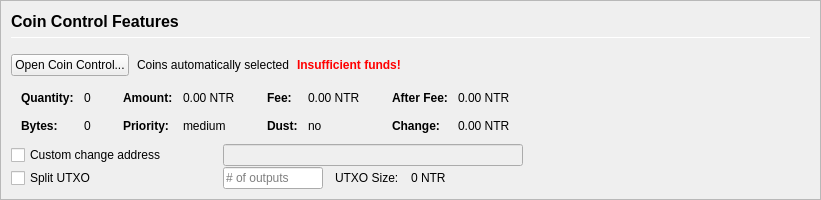
         <widget class="QFrame" name="frameCoinControl">
          <property name="sizePolicy">
           <sizepolicy hsizetype="Expanding" vsizetype="Expanding">
            <horstretch>0</horstretch>
            <verstretch>0</verstretch>
           </sizepolicy>
          </property>
          <property name="maximumSize">
           <size>
            <width>16777215</width>
            <height>16777215</height>
           </size>
          </property>
          <property name="frameShape">
           <enum>QFrame::StyledPanel</enum>
          </property>
          <property name="frameShadow">
           <enum>QFrame::Sunken</enum>
          </property>
          <layout class="QVBoxLayout" name="verticalLayoutCoinControl2">
           <property name="spacing">
            <number>0</number>
           </property>
           <property name="leftMargin">
            <number>0</number>
           </property>
           <property name="topMargin">
            <number>0</number>
           </property>
           <property name="rightMargin">
            <number>0</number>
           </property>
           <property name="bottomMargin">
            <number>0</number>
           </property>
           <item>
            <widget class="QFrame" name="frameCoinControl_BG">
             <layout class="QVBoxLayout" name="verticalLayoutCoinControl" stretch="0,0,0,0,0,0">
              <property name="spacing">
               <number>1</number>
              </property>
              <property name="leftMargin">
               <number>10</number>
              </property>
              <property name="topMargin">
               <number>10</number>
              </property>
              <item>
               <layout class="QHBoxLayout" name="horizontalLayoutCoinControl1">
                <property name="bottomMargin">
                 <number>15</number>
                </property>
                <item>
                 <layout class="QVBoxLayout" name="verticalLayout_3">
                  <property name="spacing">
                   <number>6</number>
                  </property>
                  <item>
                   <widget class="QLabel" name="labelCoinControlFeatures">
                    <property name="sizePolicy">
                     <sizepolicy hsizetype="Preferred" vsizetype="Maximum">
                      <horstretch>0</horstretch>
                      <verstretch>0</verstretch>
                     </sizepolicy>
                    </property>
                    <property name="minimumSize">
                     <size>
                      <width>0</width>
                      <height>20</height>
                     </size>
                    </property>
                    <property name="font">
                     <font>
                      <pointsize>12</pointsize>
                      <weight>75</weight>
                      <bold>true</bold>
                     </font>
                    </property>
                    <property name="styleSheet">
                     <string notr="true">font-weight:bold;</string>
                    </property>
                    <property name="text">
                     <string>Coin Control Features</string>
                    </property>
                   </widget>
                  </item>
                  <item>
                   <widget class="Line" name="line">
                    <property name="minimumSize">
                     <size>
                      <width>0</width>
                      <height>1</height>
                     </size>
                    </property>
                    <property name="maximumSize">
                     <size>
                      <width>16777215</width>
                      <height>1</height>
                     </size>
                    </property>
                    <property name="orientation">
                     <enum>Qt::Horizontal</enum>
                    </property>
                   </widget>
                  </item>
                 </layout>
                </item>
               </layout>
              </item>
              <item>
               <layout class="QHBoxLayout" name="horizontalLayoutCoinControl2" stretch="0,0,0,0">
                <property name="spacing">
                 <number>8</number>
                </property>
                <property name="bottomMargin">
                 <number>10</number>
                </property>
                <item>
                 <widget class="QPushButton" name="pushButtonCoinControl">
                  <property name="styleSheet">
                   <string notr="true"/>
                  </property>
                  <property name="text">
                   <string>Open Coin Control...</string>
                  </property>
                  <property name="autoDefault">
                   <bool>false</bool>
                  </property>
                 </widget>
                </item>
                <item>
                 <widget class="QLabel" name="labelCoinControlAutomaticallySelected">
                  <property name="text">
                   <string>Coins automatically selected</string>
                  </property>
                  <property name="margin">
                   <number>5</number>
                  </property>
                 </widget>
                </item>
                <item>
                 <widget class="QLabel" name="labelCoinControlInsuffFunds">
                  <property name="font">
                   <font>
                    <weight>75</weight>
                    <bold>true</bold>
                   </font>
                  </property>
                  <property name="styleSheet">
                   <string notr="true">color:red;font-weight:bold;</string>
                  </property>
                  <property name="text">
                   <string>Insufficient funds!</string>
                  </property>
                  <property name="margin">
                   <number>5</number>
                  </property>
                 </widget>
                </item>
                <item>
                 <spacer name="horizontalSpacerCoinControl">
                  <property name="orientation">
                   <enum>Qt::Horizontal</enum>
                  </property>
                  <property name="sizeHint" stdset="0">
                   <size>
                    <width>40</width>
                    <height>1</height>
                   </size>
                  </property>
                 </spacer>
                </item>
               </layout>
              </item>
              <item>
               <widget class="QWidget" name="widgetCoinControl" native="true">
                <property name="sizePolicy">
                 <sizepolicy hsizetype="Preferred" vsizetype="Preferred">
                  <horstretch>0</horstretch>
                  <verstretch>0</verstretch>
                 </sizepolicy>
                </property>
                <property name="minimumSize">
                 <size>
                  <width>0</width>
                  <height>0</height>
                 </size>
                </property>
                <property name="styleSheet">
                 <string notr="true"/>
                </property>
                <layout class="QHBoxLayout" name="horizontalLayoutCoinControl5">
                 <property name="leftMargin">
                  <number>0</number>
                 </property>
                 <property name="topMargin">
                  <number>0</number>
                 </property>
                 <property name="rightMargin">
                  <number>0</number>
                 </property>
                 <property name="bottomMargin">
                  <number>0</number>
                 </property>
                 <item>
                  <layout class="QHBoxLayout" name="horizontalLayoutCoinControl3" stretch="0,0,0,1">
                   <property name="spacing">
                    <number>20</number>
                   </property>
                   <property name="topMargin">
                    <number>0</number>
                   </property>
                   <property name="bottomMargin">
                    <number>10</number>
                   </property>
                   <item>
                    <layout class="QFormLayout" name="formLayoutCoinControl1">
                     <property name="horizontalSpacing">
                      <number>10</number>
                     </property>
                     <property name="verticalSpacing">
                      <number>14</number>
                     </property>
                     <property name="leftMargin">
                      <number>10</number>
                     </property>
                     <property name="topMargin">
                      <number>4</number>
                     </property>
                     <property name="rightMargin">
                      <number>6</number>
                     </property>
                     <item row="0" column="0">
                      <widget class="QLabel" name="labelCoinControlQuantityText">
                       <property name="font">
                        <font>
                         <weight>75</weight>
                         <bold>true</bold>
                        </font>
                       </property>
                       <property name="text">
                        <string>Quantity:</string>
                       </property>
                       <property name="margin">
                        <number>0</number>
                       </property>
                      </widget>
                     </item>
                     <item row="0" column="1">
                      <widget class="QLabel" name="labelCoinControlQuantity">
                       <property name="cursor">
                        <cursorShape>IBeamCursor</cursorShape>
                       </property>
                       <property name="contextMenuPolicy">
                        <enum>Qt::ActionsContextMenu</enum>
                       </property>
                       <property name="text">
                        <string notr="true">0</string>
                       </property>
                       <property name="margin">
                        <number>0</number>
                       </property>
                       <property name="textInteractionFlags">
                        <set>Qt::LinksAccessibleByMouse|Qt::TextSelectableByKeyboard|Qt::TextSelectableByMouse</set>
                       </property>
                      </widget>
                     </item>
                     <item row="1" column="0">
                      <widget class="QLabel" name="labelCoinControlBytesText">
                       <property name="font">
                        <font>
                         <weight>75</weight>
                         <bold>true</bold>
                        </font>
                       </property>
                       <property name="text">
                        <string>Bytes:</string>
                       </property>
                      </widget>
                     </item>
                     <item row="1" column="1">
                      <widget class="QLabel" name="labelCoinControlBytes">
                       <property name="cursor">
                        <cursorShape>IBeamCursor</cursorShape>
                       </property>
                       <property name="contextMenuPolicy">
                        <enum>Qt::ActionsContextMenu</enum>
                       </property>
                       <property name="text">
                        <string notr="true">0</string>
                       </property>
                       <property name="textInteractionFlags">
                        <set>Qt::LinksAccessibleByMouse|Qt::TextSelectableByKeyboard|Qt::TextSelectableByMouse</set>
                       </property>
                      </widget>
                     </item>
                    </layout>
                   </item>
                   <item>
                    <layout class="QFormLayout" name="formLayoutCoinControl2">
                     <property name="horizontalSpacing">
                      <number>10</number>
                     </property>
                     <property name="verticalSpacing">
                      <number>14</number>
                     </property>
                     <property name="leftMargin">
                      <number>6</number>
                     </property>
                     <property name="topMargin">
                      <number>4</number>
                     </property>
                     <property name="rightMargin">
                      <number>6</number>
                     </property>
                     <item row="0" column="0">
                      <widget class="QLabel" name="labelCoinControlAmountText">
                       <property name="font">
                        <font>
                         <weight>75</weight>
                         <bold>true</bold>
                        </font>
                       </property>
                       <property name="text">
                        <string>Amount:</string>
                       </property>
                       <property name="margin">
                        <number>0</number>
                       </property>
                      </widget>
                     </item>
                     <item row="0" column="1">
                      <widget class="QLabel" name="labelCoinControlAmount">
                       <property name="cursor">
                        <cursorShape>IBeamCursor</cursorShape>
                       </property>
                       <property name="contextMenuPolicy">
                        <enum>Qt::ActionsContextMenu</enum>
                       </property>
                       <property name="text">
                        <string notr="true">0.00 NTR</string>
                       </property>
                       <property name="textInteractionFlags">
                        <set>Qt::LinksAccessibleByMouse|Qt::TextSelectableByKeyboard|Qt::TextSelectableByMouse</set>
                       </property>
                      </widget>
                     </item>
                     <item row="1" column="0">
                      <widget class="QLabel" name="labelCoinControlPriorityText">
                       <property name="font">
                        <font>
                         <weight>75</weight>
                         <bold>true</bold>
                        </font>
                       </property>
                       <property name="text">
                        <string>Priority:</string>
                       </property>
                      </widget>
                     </item>
                     <item row="1" column="1">
                      <widget class="QLabel" name="labelCoinControlPriority">
                       <property name="cursor">
                        <cursorShape>IBeamCursor</cursorShape>
                       </property>
                       <property name="contextMenuPolicy">
                        <enum>Qt::ActionsContextMenu</enum>
                       </property>
                       <property name="text">
                        <string>medium</string>
                       </property>
                       <property name="textInteractionFlags">
                        <set>Qt::LinksAccessibleByMouse|Qt::TextSelectableByKeyboard|Qt::TextSelectableByMouse</set>
                       </property>
                      </widget>
                     </item>
                    </layout>
                   </item>
                   <item>
                    <layout class="QFormLayout" name="formLayoutCoinControl3">
                     <property name="horizontalSpacing">
                      <number>10</number>
                     </property>
                     <property name="verticalSpacing">
                      <number>14</number>
                     </property>
                     <property name="leftMargin">
                      <number>6</number>
                     </property>
                     <property name="topMargin">
                      <number>4</number>
                     </property>
                     <property name="rightMargin">
                      <number>6</number>
                     </property>
                     <item row="0" column="0">
                      <widget class="QLabel" name="labelCoinControlFeeText">
                       <property name="font">
                        <font>
                         <weight>75</weight>
                         <bold>true</bold>
                        </font>
                       </property>
                       <property name="text">
                        <string>Fee:</string>
                       </property>
                       <property name="margin">
                        <number>0</number>
                       </property>
                      </widget>
                     </item>
                     <item row="0" column="1">
                      <widget class="QLabel" name="labelCoinControlFee">
                       <property name="cursor">
                        <cursorShape>IBeamCursor</cursorShape>
                       </property>
                       <property name="contextMenuPolicy">
                        <enum>Qt::ActionsContextMenu</enum>
                       </property>
                       <property name="text">
                        <string notr="true">0.00 NTR</string>
                       </property>
                       <property name="textInteractionFlags">
                        <set>Qt::LinksAccessibleByMouse|Qt::TextSelectableByKeyboard|Qt::TextSelectableByMouse</set>
                       </property>
                      </widget>
                     </item>
                     <item row="1" column="0">
                      <widget class="QLabel" name="labelCoinControlLowOutputText">
                       <property name="font">
                        <font>
                         <weight>75</weight>
                         <bold>true</bold>
                        </font>
                       </property>
                       <property name="text">
                        <string>Dust:</string>
                       </property>
                      </widget>
                     </item>
                     <item row="1" column="1">
                      <widget class="QLabel" name="labelCoinControlLowOutput">
                       <property name="cursor">
                        <cursorShape>IBeamCursor</cursorShape>
                       </property>
                       <property name="contextMenuPolicy">
                        <enum>Qt::ActionsContextMenu</enum>
                       </property>
                       <property name="text">
                        <string>no</string>
                       </property>
                       <property name="textInteractionFlags">
                        <set>Qt::LinksAccessibleByMouse|Qt::TextSelectableByKeyboard|Qt::TextSelectableByMouse</set>
                       </property>
                      </widget>
                     </item>
                    </layout>
                   </item>
                   <item>
                    <layout class="QFormLayout" name="formLayoutCoinControl4">
                     <property name="horizontalSpacing">
                      <number>10</number>
                     </property>
                     <property name="verticalSpacing">
                      <number>14</number>
                     </property>
                     <property name="leftMargin">
                      <number>6</number>
                     </property>
                     <property name="topMargin">
                      <number>4</number>
                     </property>
                     <property name="rightMargin">
                      <number>6</number>
                     </property>
                     <item row="0" column="0">
                      <widget class="QLabel" name="labelCoinControlAfterFeeText">
                       <property name="font">
                        <font>
                         <weight>75</weight>
                         <bold>true</bold>
                        </font>
                       </property>
                       <property name="text">
                        <string>After Fee:</string>
                       </property>
                       <property name="margin">
                        <number>0</number>
                       </property>
                      </widget>
                     </item>
                     <item row="0" column="1">
                      <widget class="QLabel" name="labelCoinControlAfterFee">
                       <property name="cursor">
                        <cursorShape>IBeamCursor</cursorShape>
                       </property>
                       <property name="contextMenuPolicy">
                        <enum>Qt::ActionsContextMenu</enum>
                       </property>
                       <property name="text">
                        <string notr="true">0.00 NTR</string>
                       </property>
                       <property name="textInteractionFlags">
                        <set>Qt::LinksAccessibleByMouse|Qt::TextSelectableByKeyboard|Qt::TextSelectableByMouse</set>
                       </property>
                      </widget>
                     </item>
                     <item row="1" column="0">
                      <widget class="QLabel" name="labelCoinControlChangeText">
                       <property name="font">
                        <font>
                         <weight>75</weight>
                         <bold>true</bold>
                        </font>
                       </property>
                       <property name="text">
                        <string>Change:</string>
                       </property>
                      </widget>
                     </item>
                     <item row="1" column="1">
                      <widget class="QLabel" name="labelCoinControlChange">
                       <property name="cursor">
                        <cursorShape>IBeamCursor</cursorShape>
                       </property>
                       <property name="contextMenuPolicy">
                        <enum>Qt::ActionsContextMenu</enum>
                       </property>
                       <property name="text">
                        <string notr="true">0.00 NTR</string>
                       </property>
                       <property name="textInteractionFlags">
                        <set>Qt::LinksAccessibleByMouse|Qt::TextSelectableByKeyboard|Qt::TextSelectableByMouse</set>
                       </property>
                      </widget>
                     </item>
                    </layout>
                   </item>
                  </layout>
                 </item>
                </layout>
               </widget>
              </item>
              <item>
               <layout class="QHBoxLayout" name="horizontalLayoutCoinControl4">
                <property name="spacing">
                 <number>12</number>
                </property>
                <property name="sizeConstraint">
                 <enum>QLayout::SetDefaultConstraint</enum>
                </property>
                <property name="topMargin">
                 <number>0</number>
                </property>
                <property name="rightMargin">
                 <number>0</number>
                </property>
                <item>
                 <widget class="QCheckBox" name="checkBoxCoinControlChange">
                  <property name="sizePolicy">
                   <sizepolicy hsizetype="Preferred" vsizetype="Preferred">
                    <horstretch>0</horstretch>
                    <verstretch>0</verstretch>
                   </sizepolicy>
                  </property>
                  <property name="minimumSize">
                   <size>
                    <width>200</width>
                    <height>0</height>
                   </size>
                  </property>
                  <property name="maximumSize">
                   <size>
                    <width>200</width>
                    <height>16777215</height>
                   </size>
                  </property>
                  <property name="toolTip">
                   <string>If this is activated, but the change address is empty or invalid, change will be sent to a newly generated address.</string>
                  </property>
                  <property name="text">
                   <string>Custom change address</string>
                  </property>
                 </widget>
                </item>
                <item>
                 <widget class="QValidatedLineEdit" name="lineEditCoinControlChange">
                  <property name="enabled">
                   <bool>false</bool>
                  </property>
                  <property name="sizePolicy">
                   <sizepolicy hsizetype="Preferred" vsizetype="Preferred">
                    <horstretch>0</horstretch>
                    <verstretch>0</verstretch>
                   </sizepolicy>
                  </property>
                  <property name="minimumSize">
                   <size>
                    <width>300</width>
                    <height>0</height>
                   </size>
                  </property>
                 </widget>
                </item>
                <item>
                 <widget class="QLabel" name="labelCoinControlChangeLabel">
                  <property name="sizePolicy">
                   <sizepolicy hsizetype="Preferred" vsizetype="Preferred">
                    <horstretch>0</horstretch>
                    <verstretch>0</verstretch>
                   </sizepolicy>
                  </property>
                  <property name="minimumSize">
                   <size>
                    <width>100</width>
                    <height>0</height>
                   </size>
                  </property>
                  <property name="text">
                   <string/>
                  </property>
                  <property name="margin">
                   <number>3</number>
                  </property>
                 </widget>
                </item>
               </layout>
              </item>
              <item>
               <layout class="QHBoxLayout" name="horizontalLayoutCoinControl6">
                <property name="spacing">
                 <number>12</number>
                </property>
                <property name="rightMargin">
                 <number>0</number>
                </property>
                <item>
                 <widget class="QCheckBox" name="splitBlockCheckBox">
                  <property name="sizePolicy">
                   <sizepolicy hsizetype="Preferred" vsizetype="Preferred">
                    <horstretch>0</horstretch>
                    <verstretch>0</verstretch>
                   </sizepolicy>
                  </property>
                  <property name="minimumSize">
                   <size>
                    <width>200</width>
                    <height>0</height>
                   </size>
                  </property>
                  <property name="maximumSize">
                   <size>
                    <width>200</width>
                    <height>16777215</height>
                   </size>
                  </property>
                  <property name="text">
                   <string>Split UTXO</string>
                  </property>
                 </widget>
                </item>
                <item>
                 <widget class="QLineEdit" name="splitBlockLineEdit">
                  <property name="sizePolicy">
                   <sizepolicy hsizetype="Preferred" vsizetype="Preferred">
                    <horstretch>50</horstretch>
                    <verstretch>0</verstretch>
                   </sizepolicy>
                  </property>
                  <property name="minimumSize">
                   <size>
                    <width>100</width>
                    <height>0</height>
                   </size>
                  </property>
                  <property name="maximumSize">
                   <size>
                    <width>100</width>
                    <height>16777215</height>
                   </size>
                  </property>
                  <property name="placeholderText">
                   <string># of outputs</string>
                  </property>
                 </widget>
                </item>
                <item>
                 <widget class="QLabel" name="labelBlockSizeText">
                  <property name="text">
                   <string>UTXO Size:</string>
                  </property>
                 </widget>
                </item>
                <item>
                 <widget class="QLabel" name="labelBlockSize">
                  <property name="text">
                   <string>0 NTR</string>
                  </property>
                 </widget>
                </item>
                <item>
                 <spacer name="horizontalSpacer_7">
                  <property name="orientation">
                   <enum>Qt::Horizontal</enum>
                  </property>
                  <property name="sizeHint" stdset="0">
                   <size>
                    <width>40</width>
                    <height>20</height>
                   </size>
                  </property>
                 </spacer>
                </item>
               </layout>
              </item>
              <item>
               <spacer name="verticalSpacerCoinControl">
                <property name="orientation">
                 <enum>Qt::Vertical</enum>
                </property>
                <property name="sizeHint" stdset="0">
                 <size>
                  <width>800</width>
                  <height>1</height>
                 </size>
                </property>
               </spacer>
              </item>
             </layout>
            </widget>
           </item>
          </layout>
         </widget>
